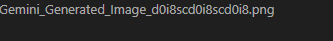
#> input picture Gemini_Generated_Image_d0i8scd0i8scd0i8.png, 333 x 41 px; its folder holds only this picture in this run
$ python surgical_v160_final_fix.py
#> lines starting #> are read from the running program, lines starting #| are printed output that depends on the picture; after the words box and inside, x2 and y2 are one past the last pixel; in counts of white or black regions, pixels touching at a corner belong together
import cv2
import numpy as np
import glob
import os

def surgical_v160_final_fix(output_path):
    # 1. Source
#> called with output_path = 'public/assets/water_deity_unit_final.png'
    search_pattern = "../Gemini_*.png"
    files = glob.glob(search_pattern) + glob.glob("Gemini_*.png")
    if not files: return
    latest_file = max(files, key=os.path.getmtime)
    print(f"Using source: {latest_file}")

    img = cv2.imread(latest_file)
#> img is the input picture: shape (41, 333, 3); mean B, G, R 40.2, 40.1, 40.1
    b, g, r = cv2.split(img)
    h, w = img.shape[:2]
#> h = 41; w = 333

    # 2. RAW EXTRACTION
    brightness = r.astype(int) + g.astype(int) + b.astype(int)
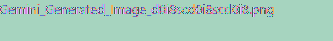
#> brightness: shape (41, 333) int64; 23 distinct labels, from 93 to 507; one colour per label, 0 black
    is_bg = brightness < 45
#> is_bg: shape (41, 333) bool; every value is 0
    alpha = np.ones_like(r, dtype=np.uint8) * 255
    alpha[is_bg] = 0

    # 3. BLACK STICKER REMOVAL (Saturation Filter)
    # Diagnosis confirmed outline pixels have Saturation ~11.
    # We delete anything Low-Sat and Dark.

    max_c = np.maximum(np.maximum(r, g), b)
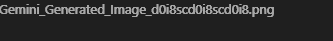
#> max_c: shape (41, 333); min 31, max 169, mean 43.4
    min_c = np.minimum(np.minimum(r, g), b)
    saturation = max_c - min_c
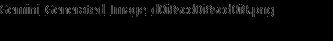
#> saturation: shape (41, 333); min 0, max 112, mean 6.3
    luma = 0.299*r + 0.587*g + 0.114*b

    # Filter 1: Outline is Neutral-ish (Sat < 25) and Dark-ish (Luma < 60)
    is_sticker = (saturation < 25) & (luma < 60)
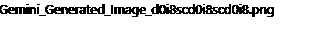
#> is_sticker: shape (41, 333) bool; 89.1% white; black in thin lines or dots, all inside (x1, y1, x2, y2) = (0, 4, 274, 17)

    # PROTECT FACE (Eyes/Lashes are also black/neutral)
    face_y0, face_y1 = int(h*0.20), int(h*0.35)
#> face_y0 = 8; face_y1 = 14
    face_x0, face_x1 = int(w*0.42), int(w*0.58)
#> face_x0 = 139; face_x1 = 193
    h_idx, w_idx = np.indices((h, w))
    in_face_box = (h_idx >= face_y0) & (h_idx <= face_y1) & (w_idx >= face_x0) & (w_idx <= face_x1)

    # Apply Sticker Removal (Outside Face)
    alpha[is_sticker & (~in_face_box)] = 0

    # 4. AURA REMOVAL (Nuclear Winter)
    # Force Cool Colors outside Skin Zone.

    col_x0, col_x1 = int(w*0.43), int(w*0.57)
#> col_x0 = 143; col_x1 = 189
    col_y0, col_y1 = int(h*0.20), int(h*0.60)
#> col_y0 = 8; col_y1 = 24
    in_skin_zone = (w_idx >= col_x0) & (w_idx <= col_x1) & (h_idx >= col_y0) & (h_idx <= col_y1)

    outside_skin = ~in_skin_zone
    current_r = r[outside_skin]
#> current_r = 12854 values, max 169 at index 1370, min 31 at index 0, mean 39.53
    current_g = g[outside_skin]
#> current_g = 12854 values, max 169 at index 1359, min 31 at index 0, mean 39.44
    current_b = b[outside_skin]
#> current_b = 12854 values, max 169 at index 1359, min 31 at index 0, mean 39.56

    # Math: Clamp Red to Low Level (Blue). Kills Orange.
    new_r = r.copy()
    new_r[outside_skin] = np.minimum(current_r, current_b)
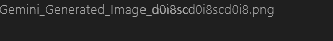
#> new_r: shape (41, 333); min 31, max 169, mean 37.5

    # Math: Clamp Green too. Kills Yellow/Mud.
    # Allow Green to be slightly higher than Blue (Teal is ok), but not Yellow (R+G).
    new_g = g.copy()
    new_g[outside_skin] = np.minimum(current_g, current_b + 40)
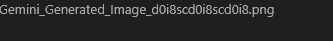
#> new_g: shape (41, 333); min 31, max 169, mean 39.8

    # 5. ARTIFACT CLEANUP
    alpha[0:50, 0:50] = 0

    # Save
    final_img = cv2.merge([b, new_g, new_r, alpha])
    final_img[alpha == 0] = 0
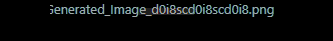
#> final_img: shape (41, 333, 4); mean of channels 0, 1, 2, 3 10.8, 10.6, 8.6, 26.2; drawn as B, G, R

    cv2.imwrite(output_path, final_img)
    print(f"Surgical V160 Final Fix Complete: {output_path}")

surgical_v160_final_fix("public/assets/water_deity_unit_final.png")
